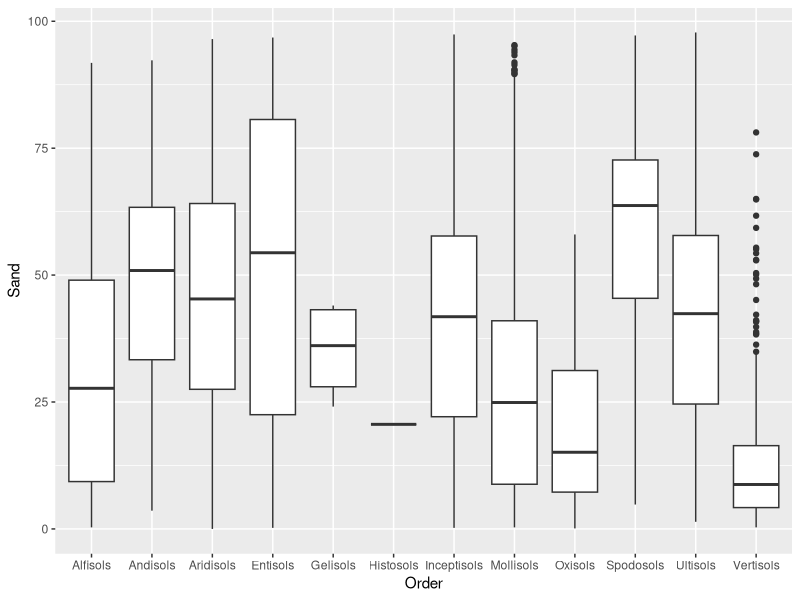
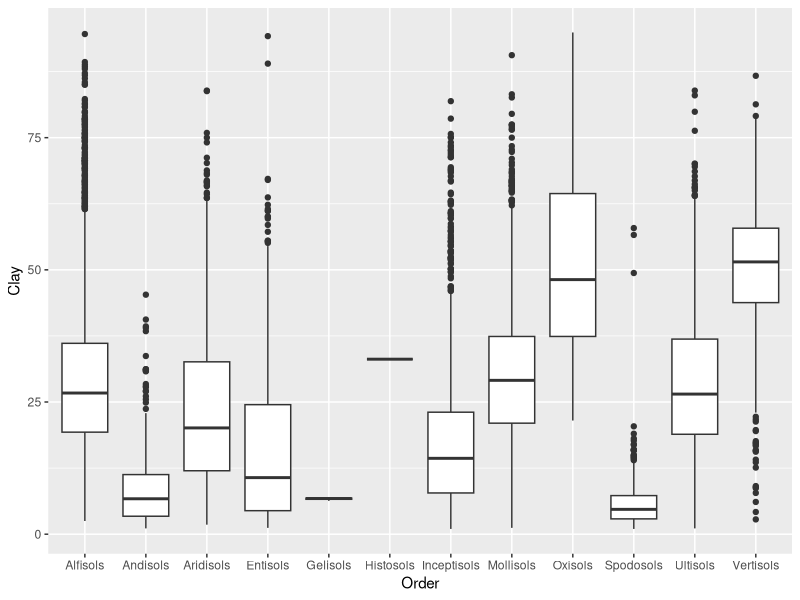
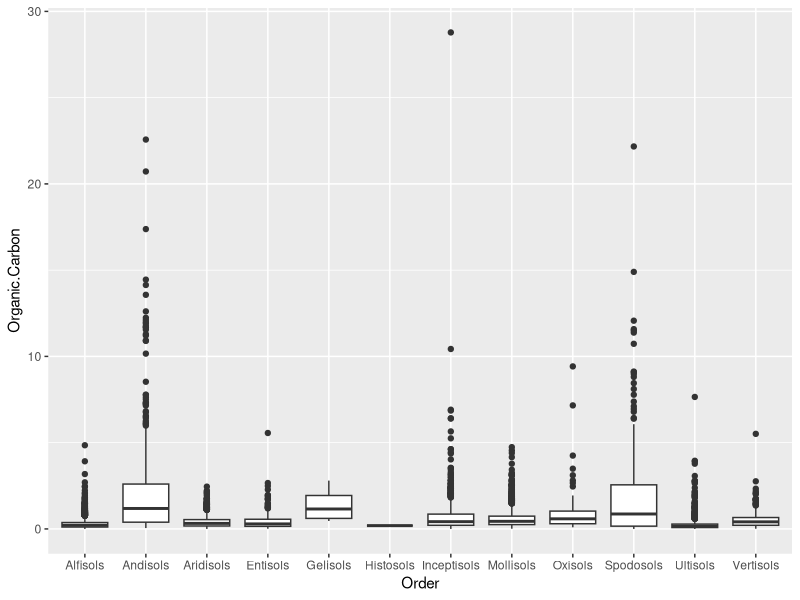
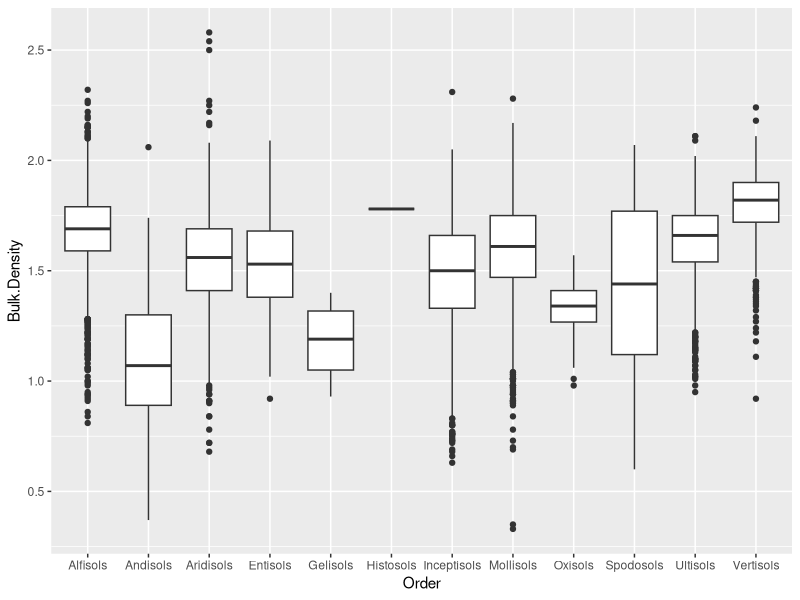
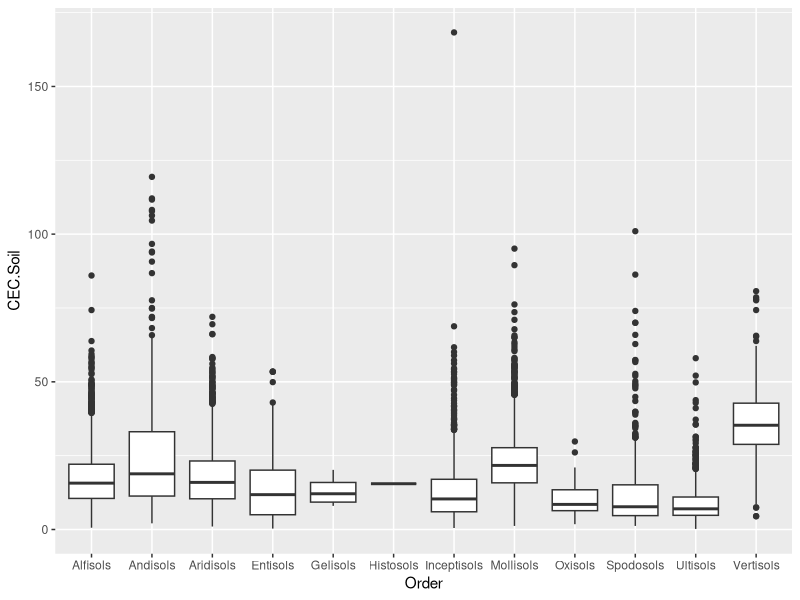
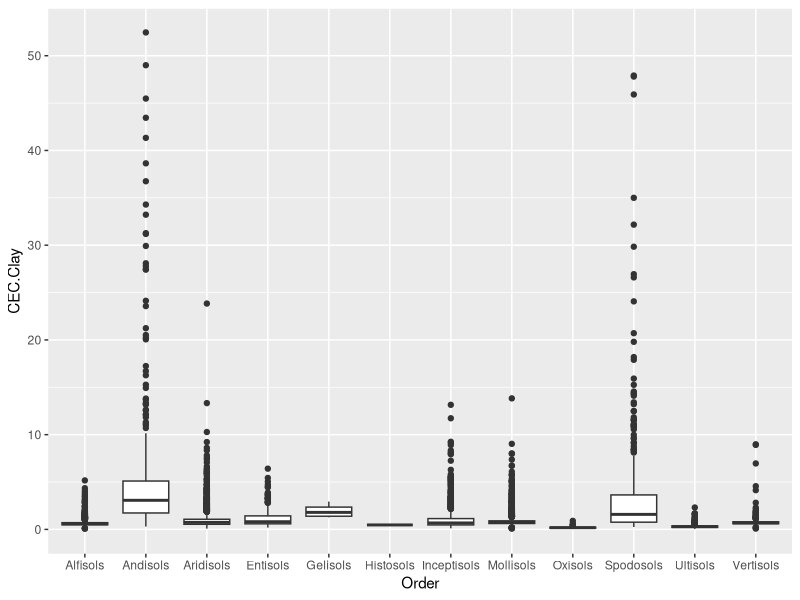
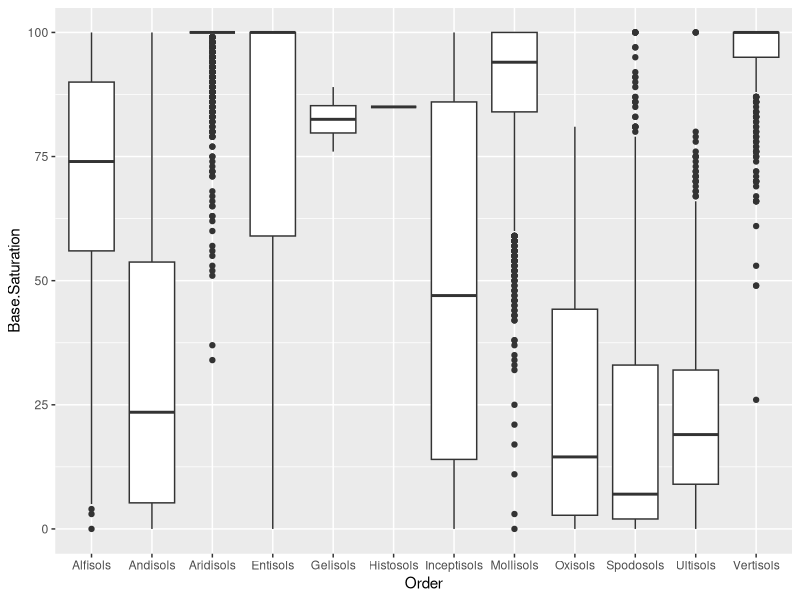
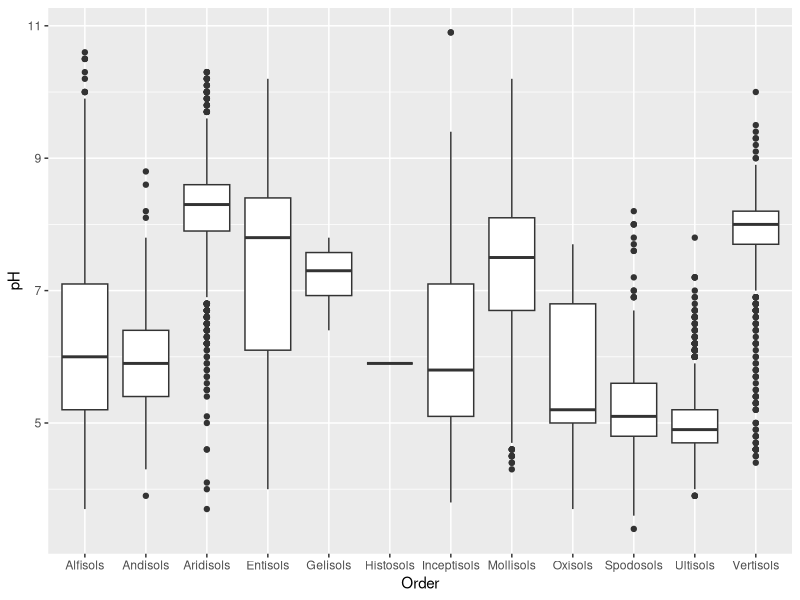

The R source for these figures, in order: (Note: this script raises an error after producing the figures.)
## ---- chunk 1

project1data <- read.csv(file = "project1data.csv")
project1data <- project1data[,-c(1,2,4)] #remove the ID and Horizon columns which are useless,Silt is redundant information since it could be calculated from Sand and Clay. 
project1data <- project1data[sample(nrow(project1data),nrow(project1data)),] ###shuffle rows

library(ggplot2)
library(dplyr)
library(magrittr)
library(MASS)
library(caret)
library(nnet) 


## ---- chunk 2

varlist <- names(project1data)[-9]

customPlot <- function(varName) {

project1data %>% 
group_by_("Order") %>% 
select_("Order",varName) %>% 
ggplot(aes_string("Order",varName)) + geom_boxplot()

}

lapply(varlist,customPlot)


## ---- chunk 3



#data partition
lda_train <- caret::createDataPartition(y=project1data$Order, p=0.8,list = FALSE)
train <- project1data[lda_train,]
test <- project1data[-lda_train,]

#lda
lda.fei <- MASS::lda(Order ~., data = project1data, subset =lda_train)

#predict test data
lda.predict = predict(lda.fei, newdata=test)

# Assess the accuracy of the prediction percent correct for each soil class (Order) in test data
ct.lda <- table(test$Order, lda.predict$class)
diag(prop.table(ct.lda, 1))

# total percent correct
sum(diag(prop.table(ct.lda)))

## ---- chunk 4

#data partition
qda_train <- createDataPartition(y=project1data$Order, p=0.8,list = FALSE)
train <- project1data[qda_train,]
test <- project1data[-qda_train,]

#qda
qda.fei <- MASS::qda(Order ~., data = project1data, subset =qda_train)

#predict test data
qda.predict = predict(qda.fei, newdata=test)

# Assess the accuracy of the prediction percent correct for each soil class (Order) in test data
ct.qda <- table(test$Order, qda.predict$class)
diag(prop.table(ct.qda, 1))

# total percent correct
sum(diag(prop.table(ct.qda)))

## ---- chunk 5

#data partition
logr_train <- caret::createDataPartition(y=project1data$Order, p=0.8,list = FALSE)
train <- project1data[logr_train,]
test <- project1data[-logr_train,]

#doing logistic regression

# mylogr <- function(y, x, maxit = 100, tol = 1e-5) {
#   y <- as.numeric(y) - 1
#   X <- as.matrix(cbind(1, x))      # add the intercept term to the predictors
#   
#   # constants
#   N <- length(y)        # number of observations
#   p <- ncol(X)          # number of predictors
#   continue <- T
#   i <- 1
#   
#   betas <- matrix(0, nrow = maxit, ncol = p)
#   
#   #below is from PseudoCode - slide 21 on log reg lecture
#   while(continue && i < maxit) {
#     beta <- betas[i, ]
#     p <- exp(X %*% beta)/(1 + exp(X %*% beta))
#     W <- diag(as.vector(p * (1-p)))
#     z <- X %*% beta + solve(W) %*% (y - p)
#     betas[i+1, ] <- solve(t(X) %*% W %*% X) %*% t(X) %*% W %*% z
#     if(all(abs(betas[i + 1, ] - betas[i, ])/abs(betas[i, ]) < tol)) {
#       continue <- F
#     }
#     i <- i + 1
#   }
#   
#   return(betas[i, ])
#   
# }


#cross validation
# mylogr.cv <- function(y, x, k, maxit = 100, tol = 1e-5) {
#   
#   cvs <- rep(0, k)
#   
#   # constants
#   N <- length(y)        # number of observations
#   
#   # assign indices for which group each observation belongs to
#   kappa <- sample(rep(1:k, length = N))
#   
#   for(i in 1:k) {
#     y.tr <- y[kappa != i]     # training responses; all but ith group
#     x.tr <- x[kappa != i, ]   # training predictors; all but ith group
#     y.va <- y[kappa == i]     # validation responses; ith group
#     x.va <- x[kappa == i, ]   # validation predictors; ith group
#     
#     beta <- mylogr(y.tr, x.tr, maxit, tol)
#     
#     X.va <- as.matrix(cbind(1, x.va))
#     
#     prediction <- rep(NA, length(y.va))
#     for(j in 1:length(prediction)) {
#       prediction[j] <- round(1/(1+exp(-t(beta) %*% X.va[j, ])))
#     }
#     cvs[i] <- sum((prediction - (as.numeric(y.va)-1))^2)
#   }
#   
#   return(sum(cvs)/N)
#   
# }

# system.time(cv.err.logr <- mylogr.cv(data$class, data[ ,-10], 10))
  
  
#below doesn't seem to work - W becomes singular
# logr.mer <- mylogr(y = train[1:100, 9] , x = train[1:100,-9])


logr.mer <- nnet::multinom(Order ~ ., data = project1data, subset = logr_train)
summary(logr.mer)
  


## ---- chunk 6

